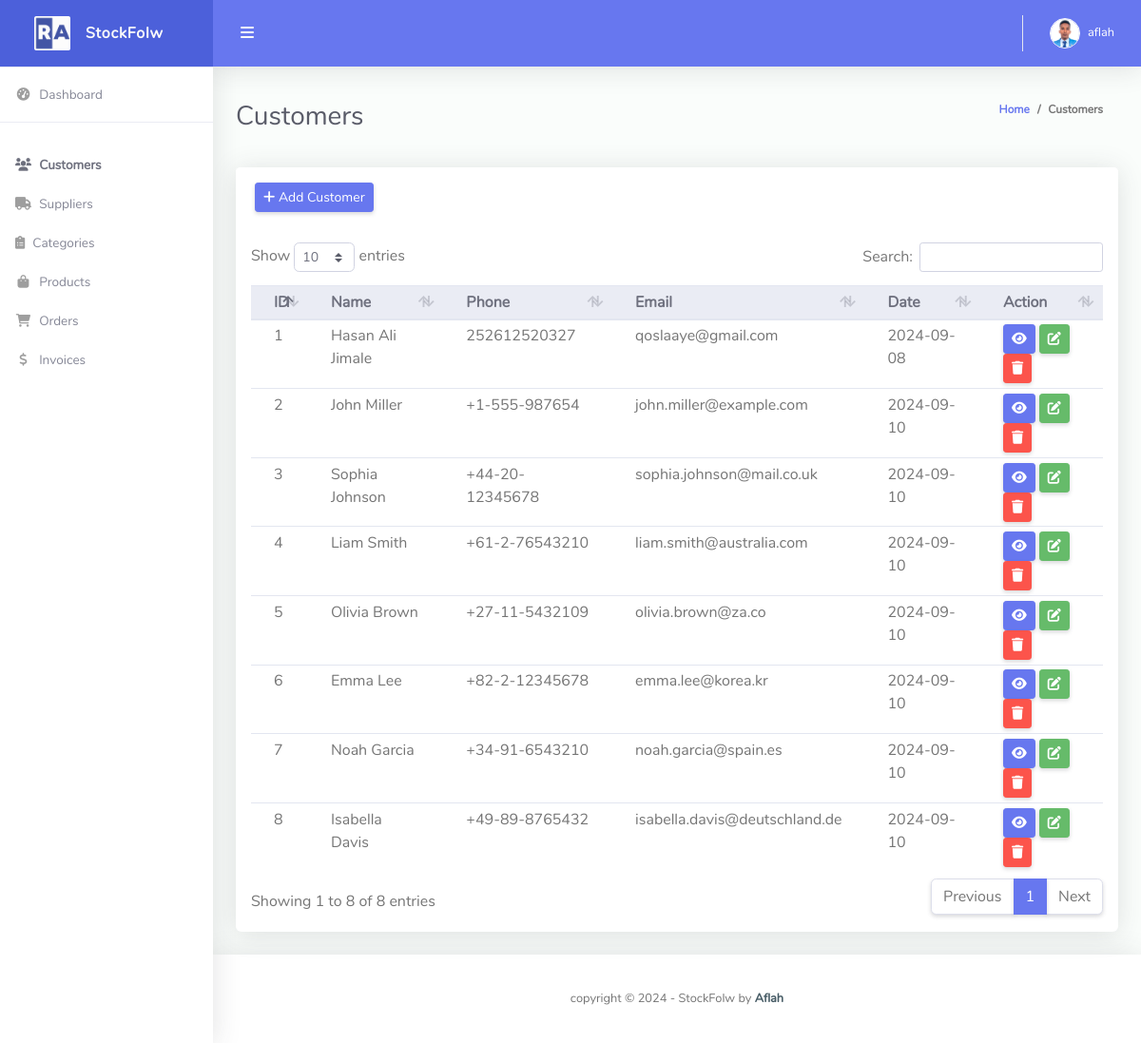
The page /customer/ (signed in) on the database its author committed.
### stockflow/models.py (models this page shows, shortened)
class Customer(models.Model):
    user = models.OneToOneField(User, null=True, blank=True, on_delete=models.CASCADE)
    name = models.CharField(max_length=200, null=True, blank=True)
    phone = models.CharField(max_length=200, null=True, blank=True)
    email = models.EmailField(max_length=200, null=True, blank=True)
    address = models.TextField(null=True, blank=True)
    profile_pic = models.ImageField(default="profile1.png", null=True, blank=True)
    date_created = models.DateTimeField(auto_now_add=True, null=True, blank=True)

### stockflow/views.py (the view)
# urls.py: path('customer/', views.customer, name='customer'),
@login_required(login_url='login')
def customer(request):
    customers = Customer.objects.all()
    form = CustomerForm()
    context = {'customers': customers, 'form': form}
    return render(request, 'customer.html', context)

### stockflow/forms.py (shortened to what this page needs)
class CustomerForm(forms.ModelForm):
    class Meta:
        model = Customer
        fields = '__all__'
        exclude = ['user']
        widgets = {
            'name': forms.TextInput(attrs={'class': 'form-control', 'placeholder': 'Customer Name', 'required': True}),
            'phone': forms.TextInput(attrs={'class': 'form-control', 'placeholder': 'Phone', 'required': True}),
            'email': forms.EmailInput(attrs={'class': 'form-control', 'placeholder': 'Email', 'required': True}),
            'address': forms.Textarea(attrs={'class': 'form-control', 'placeholder': 'Address', 'required': True}),
        }

### templates/customer.html (shortened to what this page needs)
{% extends 'base.html' %}
{% block content %}
<div class="container-fluid" id="container-wrapper">
    <div class="d-sm-flex align-items-center justify-content-between mb-4">
        <h1 class="h3 mb-0 text-gray-800">Customers</h1>
        <ol class="breadcrumb">
            <li class="breadcrumb-item"><a href="{% url 'home' %}">Home</a></li>
            <li class="breadcrumb-item">Customers</li>
        </ol>
    </div>
    <div class="row">
        <div class="col-lg-12">
            <div class="card mb-4">
                <div class="card-header py-3 d-flex flex-row align-items-center justify-content-between">
                    <button class="btn btn-sm btn-primary" data-toggle="modal" data-target="#modal-add-customer">
                        <i class="fas fa-plus"></i> Add Customer
                    </button>
                </div>
                <div class="table-responsive p-3">
                    <table class="table align-items-center table-flush table-hover table-sm" id="dataTableHover">
                        <thead class="thead-light">
                            <tr>
                                <th>ID</th>
                                <th>Name</th>
                                <th>Phone</th>
                                <th>Email</th>
                                <th>Date</th>
                                <th>Action</th>
                            </tr>
                        </thead>
                        <tbody>
                            {% for customer in customers %}
                            <tr data-description="{{ customer.address }}">
                                <td>{{ customer.id }}</td>
                                <td>{{ customer.name }}</td>
                                <td>{{ customer.phone }}</td>
                                <td>{{ customer.email }}</td>
                                <td>{{ customer.date_created|date:"Y-m-d" }}</td>
                                <td>
                                    <a href="{% url 'customer_orders' customer.id %}" class="btn btn-sm btn-primary">
                                        <i class="fas fa-eye"></i>
                                    </a>
                                    <a href="" class="btn btn-sm btn-success" data-toggle="modal"
                                        data-target="#modal-update-{{ customer.id }}">
                                        <i class="fas fa-edit"></i>
                                    </a>
                                    <a href="" class="btn btn-sm btn-danger" data-toggle="modal"
                                        data-target="#modal-delete-{{ customer.id }}">
                                        <i class="fas fa-trash"></i>
                                    </a>
                                </td>
                            </tr>
                            {% endfor %}
                        </tbody>
                    </table>
                </div>
            </div>
        </div>
    </div>
</div>
{% endblock %}

### templates/partials/topbar.html (shortened to what this page needs)
{% load static %}
<nav class="navbar navbar-expand navbar-light bg-navbar topbar mb-4 static-top">
    <button id="sidebarToggleTop" class="btn btn-link rounded-circle mr-3">
        <i class="fa fa-bars"></i>
    </button>
    <ul class="navbar-nav ml-auto">
        <li class="nav-item dropdown no-arrow">
            <a class="nav-link dropdown-toggle" href="#" id="userDropdown" role="button" data-toggle="dropdown"
                aria-haspopup="true" aria-expanded="false">
                {% if request.user.customer.profile_pic %}
                <img class="img-profile rounded-circle" src="{{request.user.customer.profile_pic.url}}"
                    style="max-width: 60px">
                {% else %}
                <img class="img-profile rounded-circle" src="{% static 'img/Testro.jpg' %}" style="max-width: 60px">
                {% endif %}
                <span class="ml-2 d-none d-lg-inline text-white small">{{request.user}}</span>
            </a>
        </li>
    </ul>
</nav>

### rows shown on the page
Customer: id "1", name "Hasan Ali Jimale", phone "252612520327", email "qoslaaye@gmail.com", date_created "2024-09-08"
Customer: id "2", name "John Miller", phone "+1-555-987654", email "john.miller@example.com", date_created "2024-09-10"
Customer: id "3", name "Sophia Johnson", phone "+44-20-12345678", email "sophia.johnson@mail.co.uk", date_created "2024-09-10"
Customer: id "4", name "Liam Smith", phone "+61-2-76543210", email "liam.smith@australia.com", date_created "2024-09-10"
Customer: id "5", name "Olivia Brown", phone "+27-11-5432109", email "olivia.brown@za.co", date_created "2024-09-10"
Customer: id "6", name "Emma Lee", phone "+82-2-12345678", email "emma.lee@korea.kr", date_created "2024-09-10"
Customer: id "7", name "Noah Garcia", phone "+34-91-6543210", email "noah.garcia@spain.es", date_created "2024-09-10"
Customer: id "8", name "Isabella Davis", phone "+49-89-8765432", email "isabella.davis@deutschland.de", date_created "2024-09-10"

### other values the page prints
{{ request.user }} "aflah"
